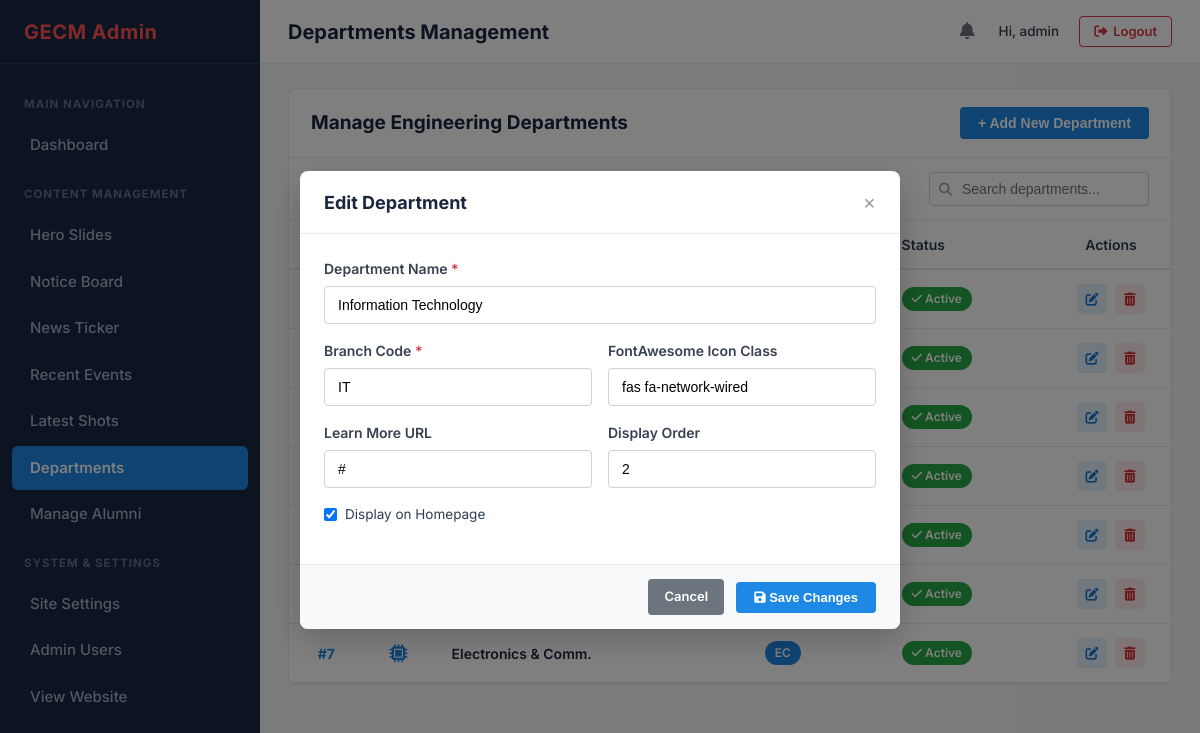
Before: /admin/departments.php?edit=2 (signed in) with the older database file.
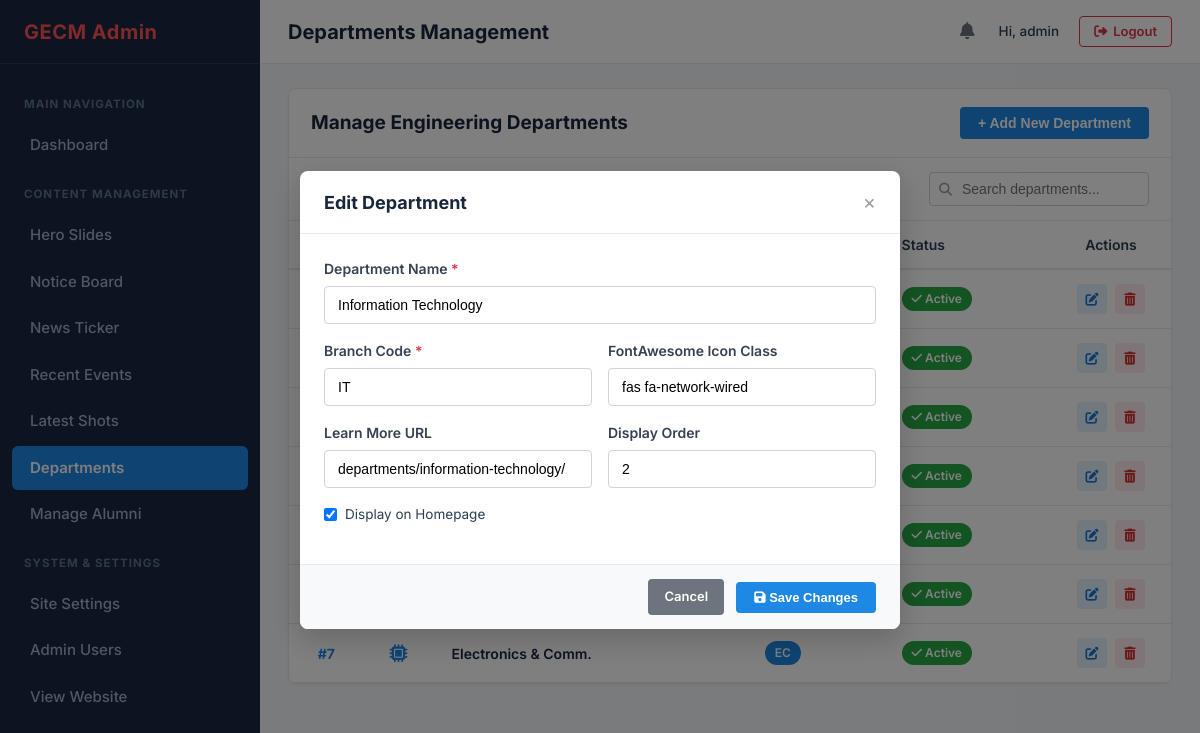
After: the same page with the newer database file.
### tables this page shows
CREATE TABLE IF NOT EXISTS `departments` (
    `id` INT AUTO_INCREMENT PRIMARY KEY,
    `name` VARCHAR(150) NOT NULL,
    `code` VARCHAR(20) NOT NULL UNIQUE,
    `icon_class` VARCHAR(100) NOT NULL DEFAULT 'fas fa-graduation-cap',
    `learn_more_url` VARCHAR(255) DEFAULT '#',
    `display_order` INT NOT NULL DEFAULT 0,
    `is_active` TINYINT(1) NOT NULL DEFAULT 1,
    `created_at` TIMESTAMP DEFAULT CURRENT_TIMESTAMP,
    INDEX `idx_dept_active` (`is_active`, `display_order`)
);

### admin/includes/auth.php (called while the page is built, shortened)
<?php
function getLoggedInAdmin() {
    return [
        'id'       => $_SESSION['admin_id'] ?? 1,
        'username' => $_SESSION['admin_username'] ?? 'admin',
        'role'     => $_SESSION['admin_role'] ?? 'super_admin'
    ];
}

### admin/departments.php (the view, shortened to what this page needs)
<?php
require_once __DIR__ . '/includes/auth.php';
$pdo = getDBConnection();
$editItem = null;
if (isset($_GET['edit'])) {
    $id = (int)$_GET['edit'];
    if ($id > 0) {
        $stmt = $pdo->prepare("SELECT * FROM departments WHERE id = ?");
        $stmt->execute([$id]);
        $editItem = $stmt->fetch();
    }
}
$departments = [];
if ($pdo) {
    $stmt = $pdo->query("SELECT * FROM departments ORDER BY display_order ASC, id ASC");
    $departments = $stmt->fetchAll();
}
$current_page = 'departments';
$page_title = 'Departments Management';
require_once __DIR__ . '/includes/header.php';
?>
<div class="admin-card">
    <div class="card-top">
        <div class="card-title-group">
            <h2 class="card-title">Manage Engineering Departments</h2>
        </div>
        <button type="button" class="btn-add-new" onclick="openModal('addDeptModal')">
            + Add New Department
        </button>
    </div>
    <div class="card-actions-row">
        <div class="card-filters" style="margin-left: auto;">
            <div class="search-input-group">
                <i class="fas fa-search"></i>
                <input type="text" class="search-input" placeholder="Search departments..." data-table-search="deptsTable">
            </div>
        </div>
    </div>
    <div class="table-responsive">
        <table class="admin-table" id="deptsTable">
            <thead>
                <tr>
                    <th style="width: 60px;">Order</th>
                    <th style="width: 70px;">Icon</th>
                    <th>Department Name</th>
                    <th>Code</th>
                    <th>Status</th>
                    <th style="width: 120px; text-align: center;">Actions</th>
                </tr>
            </thead>
            <tbody>
                <?php foreach ($departments as $row): ?>
                <tr data-status="<?= $row['is_active'] ? 'active' : 'inactive' ?>">
                    <td style="font-weight: 700; color: #1e88e5; text-align: center;">#<?= $row['display_order'] ?></td>
                    <td style="text-align: center; font-size: 18px; color: #1e88e5;">
                        <i class="<?= htmlspecialchars($row['icon_class']) ?>"></i>
                    </td>
                    <td style="font-weight: 600; color: #1a263d;">
                        <?= htmlspecialchars($row['name']) ?>
                    </td>
                    <td>
                        <span class="badge badge-primary"><?= htmlspecialchars($row['code']) ?></span>
                    </td>
                    <td>
                        <a href="departments.php?toggle=<?= $row['id'] ?>" title="Click to toggle status">
                            <?php if ($row['is_active']): ?>
                                <span class="badge badge-success"><i class="fas fa-check"></i> Active</span>
                            <?php else: ?>
                                <span class="badge badge-secondary"><i class="fas fa-eye-slash"></i> Inactive</span>
                            <?php endif; ?>
                        </a>
                    </td>
                    <td style="text-align: center;">
                        <div class="table-actions" style="justify-content: center;">
                            <a href="departments.php?edit=<?= $row['id'] ?>" class="btn-table-action btn-edit" title="Edit">
                                <i class="fas fa-edit"></i>
                            </a>
                            <a href="departments.php?delete=<?= $row['id'] ?>" class="btn-table-action btn-delete" title="Delete" onclick="return confirm('Delete this department?');">
                                <i class="fas fa-trash-alt"></i>
                            </a>
                        </div>
                    </td>
                </tr>
                <?php endforeach; ?>
            </tbody>
        </table>
    </div>
</div>
<?php if ($editItem): ?>
<div class="modal-overlay active" id="editDeptModal">
    <div class="modal-dialog">
        <div class="modal-header">
            <h3 class="modal-title">Edit Department</h3>
            <a href="departments.php" class="modal-close">&times;</a>
        </div>
        <form method="POST" action="departments.php">
            <div class="modal-body">
                <div class="form-group">
                    <label class="form-label" for="edit_name">Department Name <span class="required">*</span></label>
                    <input type="text" name="name" id="edit_name" class="form-control" value="<?= htmlspecialchars($editItem['name']) ?>" required>
                </div>
                <div class="form-row">
                    <div class="form-group">
                        <label class="form-label" for="edit_code">Branch Code <span class="required">*</span></label>
                        <input type="text" name="code" id="edit_code" class="form-control" value="<?= htmlspecialchars($editItem['code']) ?>" required>
                    </div>
                    <div class="form-group">
                        <label class="form-label" for="edit_icon_class">FontAwesome Icon Class</label>
                        <input type="text" name="icon_class" id="edit_icon_class" class="form-control" value="<?= htmlspecialchars($editItem['icon_class']) ?>" required>
                    </div>
                </div>
                <div class="form-row">
                    <div class="form-group">
                        <label class="form-label" for="edit_learn_more_url">Learn More URL</label>
                        <input type="text" name="learn_more_url" id="edit_learn_more_url" class="form-control" value="<?= htmlspecialchars($editItem['learn_more_url']) ?>">
                    </div>
                    <div class="form-group">
                        <label class="form-label" for="edit_display_order">Display Order</label>
                        <input type="number" name="display_order" id="edit_display_order" class="form-control" value="<?= $editItem['display_order'] ?>" min="1">
                    </div>
                </div>
                <div class="form-group">
                    <label class="form-check">
                        <input type="checkbox" name="is_active" value="1" <?= $editItem['is_active'] ? 'checked' : '' ?>>
                        <span>Display on Homepage</span>
                    </label>
                </div>
            </div>
            <div class="modal-footer">
                <a href="departments.php" class="btn-secondary">Cancel</a>
                <button type="submit" class="btn-primary"><i class="fas fa-save"></i> Save Changes</button>
            </div>
        </form>
    </div>
</div>
<?php endif; ?>
<?php require_once __DIR__ . '/includes/footer.php'; ?>

### admin/includes/header.php (shortened to what this page needs)
<?php
require_once __DIR__ . '/auth.php';
$admin = getLoggedInAdmin();
$current_page = $current_page ?? 'dashboard';
$page_title = $page_title ?? 'Dashboard Overview';
?>
<!DOCTYPE html>
<html lang="en">
<head>
    <link rel="stylesheet" href="https://cdnjs.cloudflare.com/ajax/libs/font-awesome/6.5.1/css/all.min.css">
    <link rel="stylesheet" href="css/admin.css">
</head>
<body>
    <div class="admin-layout">
        <aside class="admin-sidebar" id="adminSidebar">
            <div class="sidebar-header">
                <a href="dashboard.php" class="sidebar-brand">
                    GECM Admin
                </a>
            </div>
            <ul class="sidebar-menu">
                <li class="menu-category">Main Navigation</li>
                <li class="menu-item <?= ($current_page === 'dashboard') ? 'active' : '' ?>">
                    <a href="dashboard.php" class="menu-link">
                        <span>Dashboard</span>
                    </a>
                </li>
                <li class="menu-category">Content Management</li>
                <li class="menu-item <?= ($current_page === 'hero') ? 'active' : '' ?>">
                    <a href="hero.php" class="menu-link">
                        <span>Hero Slides</span>
                    </a>
                </li>
                <li class="menu-item <?= ($current_page === 'notices') ? 'active' : '' ?>">
                    <a href="notices.php" class="menu-link">
                        <span>Notice Board</span>
                    </a>
                </li>
                <li class="menu-item <?= ($current_page === 'ticker') ? 'active' : '' ?>">
                    <a href="ticker.php" class="menu-link">
                        <span>News Ticker</span>
                    </a>
                </li>
                <li class="menu-item <?= ($current_page === 'events') ? 'active' : '' ?>">
                    <a href="events.php" class="menu-link">
                        <span>Recent Events</span>
                    </a>
                </li>
                <li class="menu-item <?= ($current_page === 'shots') ? 'active' : '' ?>">
                    <a href="shots.php" class="menu-link">
                        <span>Latest Shots</span>
                    </a>
                </li>
                <li class="menu-item <?= ($current_page === 'departments') ? 'active' : '' ?>">
                    <a href="departments.php" class="menu-link">
                        <span>Departments</span>
                    </a>
                </li>
                <li class="menu-item <?= ($current_page === 'alumni') ? 'active' : '' ?>">
                    <a href="alumni.php" class="menu-link">
                        <span>Manage Alumni</span>
                    </a>
                </li>
                <li class="menu-category">System & Settings</li>
                <li class="menu-item <?= ($current_page === 'settings') ? 'active' : '' ?>">
                    <a href="settings.php" class="menu-link">
                        <span>Site Settings</span>
                    </a>
                </li>
                <li class="menu-item <?= ($current_page === 'admins') ? 'active' : '' ?>">
                    <a href="admins.php" class="menu-link">
                        <span>Admin Users</span>
                    </a>
                </li>
                <li class="menu-item">
                    <a href="../index.php" target="_blank" class="menu-link">
                        <span>View Website</span>
                    </a>
                </li>
            </ul>
        </aside>
        <div class="admin-main">
            <header class="admin-topbar">
                <div class="topbar-left">
                    <h1 class="page-title"><?= htmlspecialchars($page_title) ?></h1>
                </div>
                <div class="topbar-right">
                    <div class="topbar-bell" title="Notifications">
                        <i class="fas fa-bell"></i>
                    </div>
                    <div class="topbar-user">
                        Hi, <?= htmlspecialchars($admin['username']) ?>
                    </div>
                    <a href="logout.php" class="btn-logout">
                        <i class="fas fa-sign-out-alt"></i> Logout
                    </a>
                </div>
            </header>
            <main class="admin-content">

### admin/includes/footer.php (shortened to what this page needs)
        </main>
    </div>
</div>
</body>
</html>

Changed rows visible on the page:
changed departments "Information Technology": learn_more_url "#" → "departments/information-technology/"
